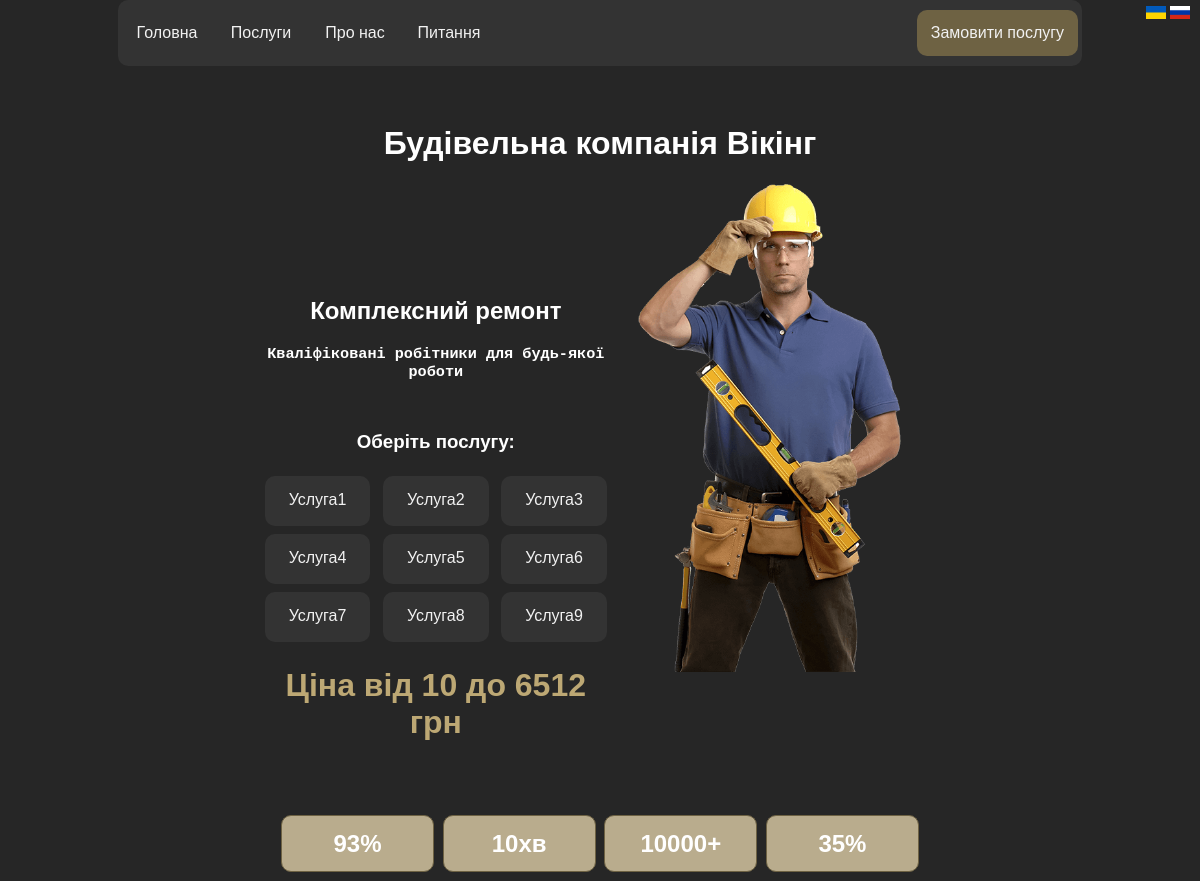
/uk/ (upper part), run on an earlier commit of the app's database.
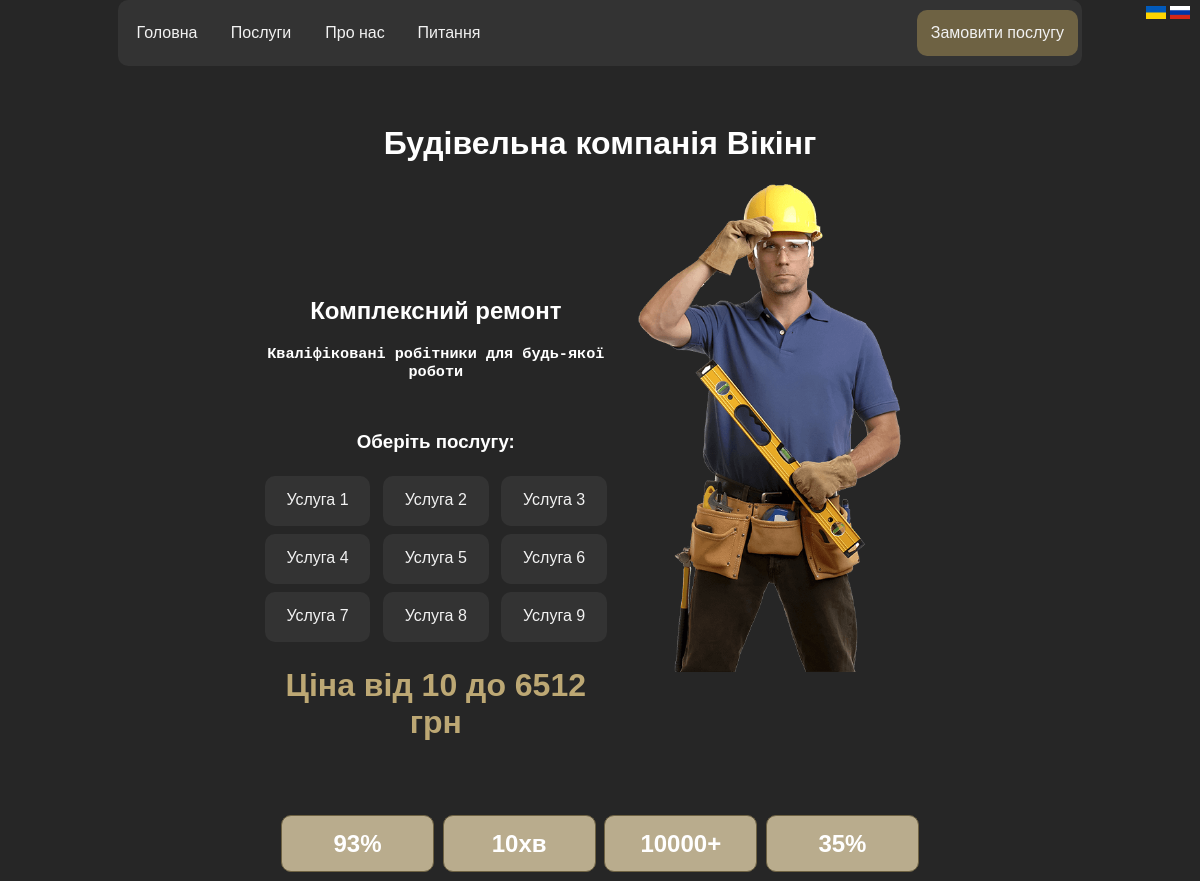
And on a later commit of the database.
### main/models.py (models this page shows, shortened)
class ServicesAndPrice(models.Model):
    service = models.TextField(_('Послуга'), max_length=100)
    description = models.TextField(_('Опис'), null=True, blank=True)
    price = models.DecimalField(_('Ціна'), max_digits=6, decimal_places=0)
    si = models.CharField(_('Одиниці виміру'), max_length=20, null=True, blank=True, default='грн')
    image = models.ImageField(_('Зображення'), null=True, blank=True, upload_to='var/www/file_project/media/images/')
    class Meta:
        verbose_name = _('Послуга')
        verbose_name_plural = _('Послуги')

### main/views.py (the view)
# urls.py: path('', views.index, name='home'),
def index(request):
    service = ServicesAndPrice.objects.order_by('id')[:9]
    data = {}
    if ServicesAndPrice.objects.count() != 0:
        min_price = ServicesAndPrice.objects.order_by('price')[0]
        max_price = ServicesAndPrice.objects.order_by('-price')[0]
        data.update({
            'min_price': min_price,
            'max_price': max_price,
        })
    data.update({
        'service': service,
    })
    return render(request, 'main/index.html', data)

### main/templates/main/index.html (shortened to what this page needs)
{% extends 'main/base.html' %}
{% load static %}
{% load i18n %}
{% block content %}
<div style="">
    <h1 align="center">{% translate 'Будівельна компанія Вікінг' %}</h1>
    <div style="margin-bottom: 50px">
        <div class="InTitle">
            <h2 align="center">{% translate 'Комплексний ремонт' %}</h2>
            <h3 align="center" style="font-family: monospace">{% translate 'Кваліфіковані робітники для будь-якої роботи' %}</h3>
        {% if service %}
            <h3 align="center" style="margin-top: 50px">{% translate 'Оберіть послугу' %}:</h3>
           <ul class="rab">
                {% for i in service %}
                    <li><a href="{% url 'service_detail' i.id %}"><p style="text-align: center; width: 100%">{{ i.service }}</p></a></li>
                {% endfor %}
            </ul>
            <h1 style="color: #bda874">{% blocktranslate with min_price=min_price.price max_price=max_price.price %}Ціна від {{ min_price }} до {{ max_price }} грн{% endblocktranslate %}</h1>
        {% else %}
            <h3>{% translate 'Адміністратор ще не додав послуг' %}</h3>
        {% endif %}
        </div>
        <img src="{% static 'main/img/pngegg.png' %}" alt="handyman1img" width="45%">
    </div>
    <div style="height: 150px; ">
        <div class="advert">
            <ul style="padding-left: 0;">
                <li class="add"><h2>93%</h2><br>{% translate 'Конверсія виходу в зміну' %}</li>
                <li class="add"><h2>10хв</h2><br>{% translate 'Середній час формування зміни' %}</li>
                <li class="add"><h2>10000+</h2><br>{% translate 'Робітників в нашій базі' %}</li>
                <li class="add"><h2>35%</h2><br>{% translate 'Ваша економія' %}</li>
            </ul>
        </div>
    </div>
</div>
{% endblock %}

What changed in the data, as far as the page shows it:
changed ServicesAndPrice: service "Услуга1" → "Услуга 1"
changed ServicesAndPrice: service "Услуга2" → "Услуга 2"
changed ServicesAndPrice "Ціна від 10 до 6512 грн": service "Услуга3" → "Услуга 3"
changed ServicesAndPrice: service "Услуга4" → "Услуга 4"
changed ServicesAndPrice: service "Услуга5" → "Услуга 5"
changed ServicesAndPrice: service "Услуга6" → "Услуга 6"
changed ServicesAndPrice: service "Услуга7" → "Услуга 7"
changed ServicesAndPrice: service "Услуга8" → "Услуга 8"
changed ServicesAndPrice: service "Услуга9" → "Услуга 9"
